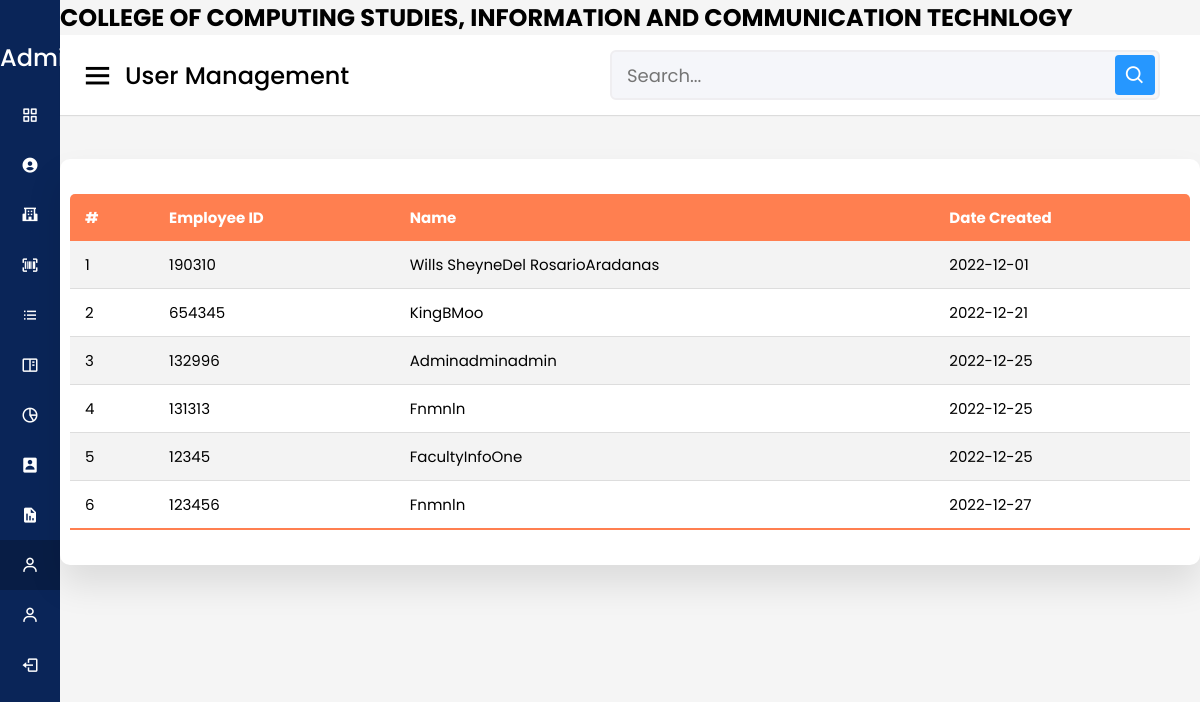
The page /user.php (signed in) on the database its author committed.
### tables this page shows
CREATE TABLE `tblinstructor` (
  `id` int(11) NOT NULL AUTO_INCREMENT,
  `employee_number` int(11) NOT NULL,
  `fname` varchar(50) NOT NULL,
  `mname` varchar(50) NOT NULL,
  `lname` varchar(50) NOT NULL,
  `password` varchar(50) NOT NULL,
  `date_created` date NOT NULL DEFAULT current_timestamp(),
  `user_type` varchar(50) NOT NULL,
  `is_deleted` tinyint(1) NOT NULL DEFAULT 0,
  PRIMARY KEY (`id`)
);

### config/db_connection.php (called while the page is built, shortened)
<?php
class ConnectionHandler
{
      protected $host = 'localhost';
      protected $user = 'root';
      protected $password = '';
      protected $database = 'dbcapstone';
      public function __construct()
      {
            $this->con = mysqli_connect($this->host, $this->user, $this->password, $this->database);
      }
}

### userhandler/user_eventhandler.php (called while the page is built, shortened)
<?php
class User
{
  protected $db = null;
  public function __construct(ConnectionHandler $db)
  {
    $this->db = $db;
  }
  public function getUser()
  {
    $result = $this->db->con->query("SELECT * FROM tblinstructor where is_deleted = 0");
    $resultArray = array();
    while($info = mysqli_fetch_array($result, MYSQLI_ASSOC))
    {
      $resultArray[] = $info;
    }
    return $resultArray;
  }
}

### user.php (the view, shortened to what this page needs)
<?php
include "./shared/nav-items.php";
@include './userhandler/user_eventhandler.php';
@include './config/db_connection.php';
$_conn = new ConnectionHandler();
$_user = new User($_conn);
$result = $_user->getUser();
?>
<!DOCTYPE html>
<html lang="en">
<head>
  <link rel="stylesheet" href="css/sidebar.css" />
  <link href="https://unpkg.com/boxicons@2.0.7/css/boxicons.min.css" rel="stylesheet" />
</head>
<body>
  <div class="sidebar">
    <div class="logo-details">
      <span class="logo_name">&nbsp;&nbsp;&nbsp;&nbsp;&nbsp; Administrator</span>
    </div>
  </div>
  <section class="home-section">
    <div class="header">
      <h1>COLLEGE OF COMPUTING STUDIES, INFORMATION AND COMMUNICATION TECHNLOGY</h1>
    </div>
    <nav>
      <div class="sidebar-button">
        <i class="bx bx-menu sidebarBtn"></i>
        <span class="dashboard">User Management</span>
      </div>
      <div class="search-box">
        <input type="text" placeholder="Search..." />
        <i class="bx bx-search"></i>
      </div>
    </nav>
    <div class="home-content">
    </div>
    <section class="attendance">
      <div class="attendance-list">
        <table class="table">
          <thead>
            <tr>
              <th>#</th>
              <th>Employee ID</th>
              <th>Name</th>
              <th>Date Created</th>
            </tr>
          </thead>
          <tbody>
            <?php foreach ($result as $key => $item) { ?>
              <tr>
                <td><?= $key + 1 ?></td>
                <td><?= $item["employee_number"] ?></td>
                <td><?= $item["fname"] ?><?= $item["mname"] ?><?= $item["lname"] ?></td>
                <td><?= $item["date_created"] ?></td>
              </tr>
            <?php } ?>
          </tbody>
        </table>
      </div>
    </section>
</body>
</html>

### css/sidebar.css (style rules this page uses)
* { margin: 0; padding: 0; box-sizing: border-box; font-family: 'Poppins', sans-serif; }
.sidebar { position: fixed; height: 100%; width: 240px; background: #0A2558; transition: all 0.5s ease; }
.sidebar .logo-details { height: 80px; display: flex; align-items: center; }
.sidebar .logo-details .logo_name { color: #fff; font-size: 24px; font-weight: 500; }
.home-section { position: relative; background: #f5f5f5; min-height: 100vh; width: calc(100% - 240px); left: 240px; transition: all 0.5s ease; }
.home-section nav { display: flex; justify-content: space-between; height: 80px; background: #fff; display: flex; align-items: center; position: fixed; width: calc(100% - 240px); left: 240px; z-index: 100; padding: 0 20px; box-shadow: 0 1px 1px rgba(0, 0, 0, 0.1); transition: all 0.5s ease; }
.home-section nav .sidebar-button { display: flex; align-items: center; font-size: 24px; font-weight: 500; }
nav .sidebar-button i { font-size: 35px; margin-right: 10px; }
.home-section nav .search-box { position: relative; height: 50px; max-width: 550px; width: 100%; margin: 0 20px; }
nav .search-box input { height: 100%; width: 100%; outline: none; background: #F5F6FA; border: 2px solid #EFEEF1; border-radius: 6px; font-size: 18px; padding: 0 15px; }
nav .search-box .bx-search { position: absolute; height: 40px; width: 40px; background: #2697FF; right: 5px; top: 50%; transform: translateY(-50%); border-radius: 4px; line-height: 40px; text-align: center; color: #fff; font-size: 22px; transition: all 0.4 ease; }
.home-section .home-content { position: relative; padding-top: 104px; }
.attendance { margin-top: 20px; text-transform: capitalize; }
.attendance-list { width: 100%; padding: 10px; margin-top: 10px; background: #fff; border-radius: 10px; box-shadow: 0 20px 35px rgba(0, 0, 0, 0.1); }
.table { border-collapse: collapse; margin: 25px 0; font-size: 15px; min-width: 100%; overflow: hidden; border-radius: 5px 5px 0 0; }
table thead tr { color: #fff; background: coral; text-align: left; font-weight: bold; }
.table th, .table td { padding: 12px 15px; }
.table tbody tr { border-bottom: 1px solid #ddd; }
.table tbody tr:nth-of-type(odd) { background: #f3f3f3; }
.table tbody tr:last-of-type { border-bottom: 2px solid coral; }
@media (max-width: 1240px) { .sidebar { width: 60px; } }
@media (max-width: 1240px) { .home-section { width: calc(100% - 60px); left: 60px; } }
@media (max-width: 1240px) { .home-section nav { width: calc(100% - 60px); left: 60px; } }

### rows shown on the page
tblinstructor: employee_number "190310", fname "Wills Sheyne", mname "Del Rosario", lname "Aradanas", date_created "2022-12-01"
tblinstructor: employee_number "654345", fname "King", mname "B", lname "Moo", date_created "2022-12-21"
tblinstructor: employee_number "132996", fname "Admin", mname "Admin", lname "Admin", date_created "2022-12-25"
tblinstructor: employee_number "131313", fname "Fn", mname "Mn", lname "Ln", date_created "2022-12-25"
tblinstructor: employee_number "12345", fname "Faculty", mname "Info", lname "One", date_created "2022-12-25"
tblinstructor: employee_number "123456", fname "Fn", mname "Mn", lname "Ln", date_created "2022-12-27"
